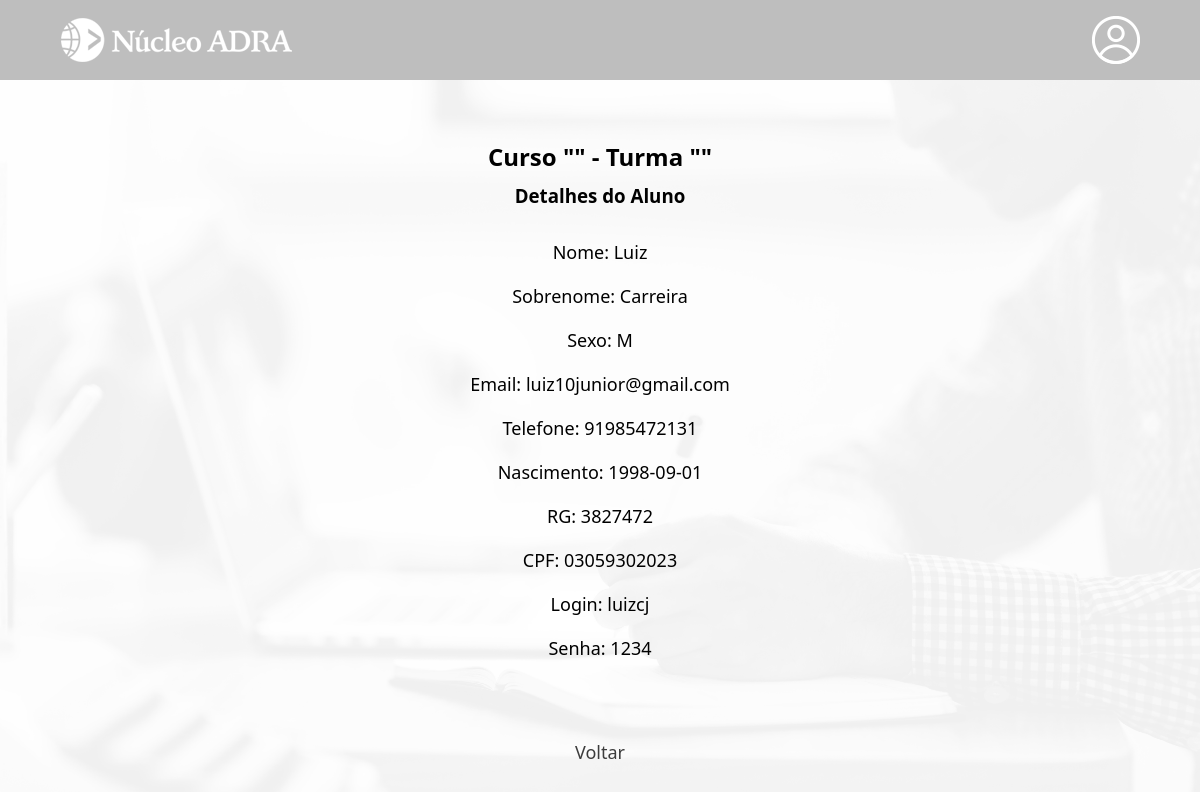
/institucional/curso/turma/aluno/read.php?id=6, run on the app's committed database.
### tables this page shows
CREATE TABLE IF NOT EXISTS `aluno` (
  `id` int UNSIGNED NOT NULL AUTO_INCREMENT,
  `nome_completo` varchar(80) DEFAULT NULL,
  `nome` varchar(45) DEFAULT NULL,
  `sobrenome` varchar(45) DEFAULT NULL,
  `sexo` enum('F','M') DEFAULT NULL,
  `email` varchar(100) DEFAULT NULL,
  `nascimento` date DEFAULT NULL,
  `idade` int NOT NULL,
  `rg` char(12) DEFAULT NULL,
  `cpf` char(14) DEFAULT NULL,
  `pcd` tinyint DEFAULT NULL,
  `pcd_desc` varchar(255) DEFAULT NULL,
  `login` varchar(20) DEFAULT NULL,
  `senha` varchar(255) DEFAULT NULL,
  `telefone` varchar(15) DEFAULT NULL,
  `endereco_id` int UNSIGNED DEFAULT NULL,
  PRIMARY KEY (`id`),
  UNIQUE KEY `cpf_UNIQUE` (`cpf`),
  UNIQUE KEY `rg_UNIQUE` (`rg`),
  UNIQUE KEY `email_UNIQUE` (`email`),
  UNIQUE KEY `login_UNIQUE` (`login`),
  KEY `fk_aluno_endereco1_idx` (`endereco_id`)
);

### institucional/curso/turma/aluno/read.php (the view, shortened to what this page needs)
<?php
    require_once "../../../../util/config.php";
    $idAluno = $_GET['i'];
    $idCurso = $_GET['c'];
    $idTurma = $_GET['t'];
    $sql_1 = "SELECT * FROM curso";
    $result_1 = mysqli_query($link, $sql_1);
    while($row = mysqli_fetch_array($result_1)){
        if($idCurso == $row['id_curso']){
            $nomeCurso = $row['nome'];
        }
    }
    $sql_3 = "SELECT * FROM turma";
    $result_3 = mysqli_query($link, $sql_3);
    while($row = mysqli_fetch_array($result_3)){
        if($idTurma == $row['id']){
            $turma = $row['codigo'];
        }
    }
    if($_GET['id']){
        $id = $_GET['id'];
        $sql = "SELECT * FROM aluno WHERE id = ?";
        $stmt = mysqli_prepare($link, $sql);
        mysqli_stmt_bind_param($stmt, "i", $id);
        mysqli_stmt_execute($stmt);
        $result = mysqli_stmt_get_result($stmt);
        $row = mysqli_fetch_array($result);
    }
?>
<!DOCTYPE html>
<html lang="en">
<head>
    <link rel="stylesheet" href="../../../../css/mural.css">
</head>
<body>
    <header>
        <main>
            <div class="cabecalho-conteudo">
                <a href="../administrador.php?i=<?php echo $idAluno; ?>">
                <div id="logo" class="opcoes-nav">
                    <img src="../../../../imagens/nucleo-adra-branco-232x48.png" alt="logo-adra">
                </div>
                </a>
                <div id="perfil" class="opcoes-nav">
                </div>
            </div>
        </main>
    </header>
    <div class="container-admin">
        <h2>Curso "<?php echo $nomeCurso?>" - Turma "<?php echo $turma?>"</h2>
        <h3>Detalhes do Aluno</h3>
        <br>
        <p>Nome: <?php echo($row['nome']) ?></p>
        <p>Sobrenome: <?php echo($row['sobrenome']) ?></p>
        <p>Sexo: <?php echo($row['sexo']) ?></p>
        <p>Email: <?php echo($row['email']) ?></p>
        <p>Telefone: <?php echo($row['telefone']) ?></p>
        <p>Nascimento: <?php echo($row['nascimento']) ?></p>
        <p>RG: <?php echo($row['rg']) ?></p>
        <p>CPF: <?php echo($row['cpf']) ?></p>
        <p>Login: <?php echo($row['login']) ?></p>
        <p>Senha: <?php echo($row['senha']) ?></p>
    </div>
    <div class="voltar">
        <p><a href='index.php?i=<?php echo $idAluno; ?>&c=<?php echo $idCurso; ?>&t=<?php echo $idTurma; ?>'>Voltar</a></p>
    </div>
</body>
</html>

### css/mural.css (style rules this page uses)
* { padding: 0; margin: 0; box-sizing: border-box; font-family:'Segoe UI', Tahoma, Geneva, Verdana, sans-serif; }
body { background: url("../imagens/Professor-icone-branco.png") no-repeat center center fixed; background-size: cover; -webkit-background-size: cover; -moz-background-size: cover; -o-background-size: cover; }
header { height: 10vh; background-color: #bebebe; display: flex; align-items: center; justify-content: center; }
main div { color: white; font-size: 20px; display: flex; justify-content: space-between; align-items: center; }
.cabecalho-conteudo { margin: 0 auto; padding: 0; display: flex; width: 90vw; height: 48px; justify-content: space-between; align-items: center; }
.opcoes-nav { display: flex; gap: 50px; height: 10vh; }
main a { text-decoration: none; }
#logo { cursor: pointer; }
#perfil { cursor: pointer; width: 48px; height: 48px; background-image: url("../imagens/perfil-branco.png"); }
p { margin: 10px 0; font-size: 18px; }
.container-admin { padding: 50px; width: 100vw; display: flex; flex-direction: column; align-items: center; }
.container-admin h2 { margin: 10px 0; }
.voltar a { display:flex; justify-content: center; text-decoration: none; cursor: pointer; padding: 10px; border-radius: 10px; color: rgb(61, 61, 61); }

### data on the page
aluno: nome "Luiz", sobrenome "Carreira", sexo "M", email "luiz10junior@gmail.com", telefone "91985472131", nascimento "1998-09-01", rg "3827472", cpf "03059302023", login "luizcj", senha "1234"
